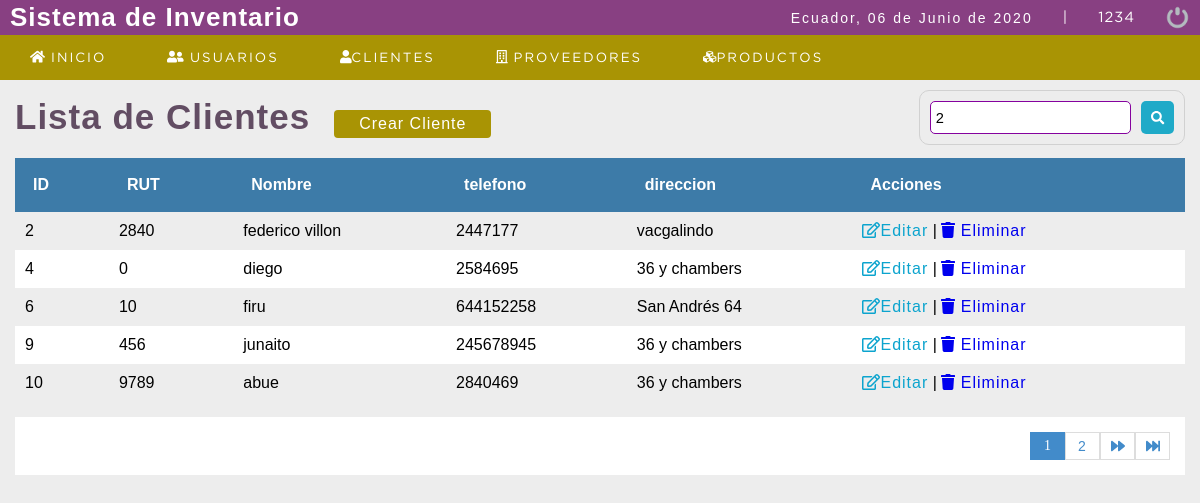
/bazartesis/sistema/buscar_cliente.php?busqueda=2 (signed in), run on the app's committed database.
### tables this page shows
CREATE TABLE `cliente` (
  `idcliente` int(11) NOT NULL,
  `nit` int(11) DEFAULT NULL,
  `nombre` varchar(80) DEFAULT NULL,
  `telefono` int(11) DEFAULT NULL,
  `direccion` text DEFAULT NULL,
  `dateadd` datetime NOT NULL DEFAULT current_timestamp(),
  `usuario_id` int(11) NOT NULL,
  `estatus` int(11) NOT NULL DEFAULT 1
);

### bazartesis/sistema/buscar_cliente.php (the view, shortened to what this page needs)
<?php
	include "../conexion.php";
 ?>
<!DOCTYPE html>
<html lang="en">
<head>
	<?php include "includes/scripts.php"; ?>
</head>
<body>
	<?php include "includes/header.php"; ?>
	<section id="container">
		<?php
			$busqueda = strtolower($_REQUEST['busqueda']);
		 ?>
		<h1>Lista de Clientes</h1>
		<a href="registro_cliente.php" class="btn_new">Crear Cliente</a>
		<form action="buscar_cliente.php" method="get" class="form_search">
			<input type="text" name="busqueda" id="busqueda" placeholder="Buscar" value="<?php echo $busqueda; ?>">
			<button type="submit" class="btn_search"><i class="fas fa-search"></i></button>
		</form>
		<table>
			<tr>
				<th>ID</th>
				<th>RUT</th>
				<th>Nombre</th>
				<th>telefono</th>
				<th>direccion</th>
				<th>Acciones</th>
			</tr>
		<?php
			$sql_registe = mysqli_query($conection,"SELECT COUNT(*) as total_registro FROM cliente
				WHERE ( idcliente LIKE '%$busqueda%' OR
					    nit LIKE '%$busqueda%' OR
						nombre LIKE '%$busqueda%' OR
						telefono LIKE '%$busqueda%' OR
						direccion LIKE '%$busqueda%'
					 )
						AND estatus = 1  ");
			$result_register = mysqli_fetch_array($sql_registe);
			$total_registro = $result_register['total_registro'];
			$por_pagina = 5;
			if(empty($_GET['pagina']))
			{
				$pagina = 1;
			}else{
				$pagina = $_GET['pagina'];
			}
			$desde = ($pagina-1) * $por_pagina;
			$total_paginas = ceil($total_registro / $por_pagina);
			$query = mysqli_query($conection,"SELECT * FROM cliente 					WHERE
										( idcliente  LIKE '%$busqueda%' OR
											nit LIKE '%$busqueda%' OR
											nombre LIKE '%$busqueda%' OR
											telefono LIKE '%$busqueda%' OR
											direccion    LIKE  '%$busqueda%' )
										AND
										estatus = 1 ORDER BY idcliente ASC LIMIT $desde,$por_pagina
				");
			$result = mysqli_num_rows($query);
			if($result > 0){
				while ($data = mysqli_fetch_array($query)) {
			?>
				<tr>
					<td><?php echo $data["idcliente"]; ?></td>
					<td><?php echo $data["nit"]; ?></td>
					<td><?php echo $data["nombre"]; ?></td>
					<td><?php echo $data["telefono"]; ?></td>
					<td><?php echo $data['direccion'] ?></td>
					<td>
						<a class="link_edit" href="editar_cliente.php?id=<?php echo $data["idcliente"]; ?>"><i class="far fa-edit"></i>Editar</a>
					<?php if ($_SESSION['rol'] == 1 || $_SESSION['rol'] == 2){ ?>
						|
						<a class="link_delete" href="eliminar_confirmar_cliente.php?id=<?php echo $data["idcliente"]; ?>"><i class="fas fa-trash"></i> Eliminar</a>
					<?php } ?>
					</td>
				</tr>
		<?php
				}
			}
		 ?>
		</table>
<?php
	if($total_registro != 0)
	{
 ?>
				<div class="paginador">
			<ul>
				<?php
				for ($i=1; $i <= $total_paginas; $i++) {
				if ($i == $pagina) {
				 	echo '<li class="PageSelected">'.$i.'</li>';
				 }else{
				 	echo '<li><a href="?pagina='.$i.'&busqueda='.$busqueda.'" >'.$i.'</a></li>';
				 }
				}
				if ($pagina != $total_paginas) {
				?>
				<li><a href="?pagina=<?php echo $pagina+1; ?>&busqueda=<?php echo $busqueda; ?>"><i class="fas fa-forward"></i></a></li>
				<li><a href="?pagina=<?php echo $total_paginas; ?>&busqueda=<?php echo $busqueda; ?>"><i class="fas fa-fast-forward"></i></a></li>
				<?php }?>
			</ul>
		</div>
<?php } ?>
	</section>
</body>
</html>

### bazartesis/sistema/css/style.css (style rules this page uses)
* { margin: 0; padding: 0; box-sizing: border-box; }
body { background: #ededed; }
h1, h2, h3, h4, h5, h6 { font-family: 'arial'; font-weight: bold; letter-spacing: 1px; }
h1 { font-size: 26px; }
a { text-decoration: none; font-family: arial; letter-spacing: 1px; }
#container { padding: 90px 15px 15px; }
form { background: #FFF; margin: auto; padding: 20px 50px; border: 1px solid #d1d1d1; }
input,select { display: block; width: 100%; font-size: 11pt; padding: 5px; border: 1px solid #85029e; border-radius: 5px; }
#container h1 { font-size: 35px; display: inline-block; color: #624d63; }
.btn_new { display: inline-block; background: #a99404; color: #FFF; padding: 5px 25px; border-radius: 4px; margin: 20px; }
table { border-collapse: collapse; font-size: 12pt; font-family: 'arial'; width: 100%; }
table th { text-align: left; padding: 18px; background: #3d7ba8; color:#FFF; }
table tr:nth-child(odd) { background: #FFF; }
table td { padding: 10px; }
.link_edit { color:#0ca4ce; }
.paginador ul { padding: 15px; list-style: none; background: #FFF; margin-top: 15px; display: -webkit-flex; display: -moz-flex; display: -ms-flex; display: -o-flex; display: flex; justify-content: flex-end; }
.paginador a, .PageSelected { color: #428bca; border: 1px solid #ddd; padding: 5px; display: inline-block; font-size: 14px; text-align: center; width: 35px; }
.PageSelected { color: #FFF; background: #428bca; border: 1px solid #428bca; }
.form_search { display: -webkit-flex; display: -moz-flex; display: -ms-flex; display: -o-flex; display: flex; float: right; background: initial; padding: 10px; border-radius: 10px; }
.form_search .btn_search { background: #1faac8; color: #FFF; padding: 10px; border: 0; cursor: pointer; margin-left: 10px; display: flex; border-radius: 5px; }

### data on the page
cliente: idcliente "2", nit "2840", nombre "federico villon", telefono "2447177", direccion "vacgalindo"
cliente: idcliente "4", nit "0", nombre "diego", telefono "2584695", direccion "36 y chambers"
cliente: idcliente "6", nit "10", nombre "firu", telefono "644152258", direccion "San Andrés 64"
cliente: idcliente "9", nit "456", nombre "junaito", telefono "245678945", direccion "36 y chambers"
cliente: idcliente "10", nit "9789", nombre "abue", telefono "2840469", direccion "36 y chambers"

### other printed values
fechaC() "06 de Junio de 2020"
$_SESSION['user'] "1234"
